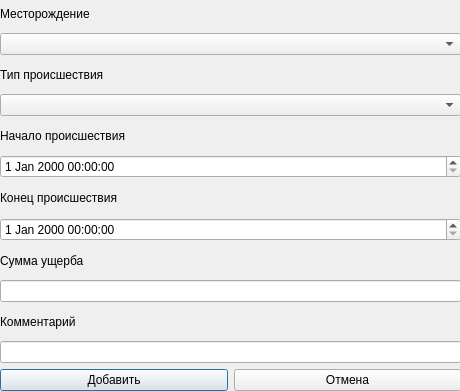
<?xml version="1.0" encoding="UTF-8"?>
<ui version="4.0">
 <class>Dialog</class>
 <widget class="QDialog" name="Dialog">
  <property name="geometry">
   <rect>
    <x>0</x>
    <y>0</y>
    <width>460</width>
    <height>391</height>
   </rect>
  </property>
  <property name="windowTitle">
   <string>Dialog</string>
  </property>
  <widget class="QWidget" name="layoutWidget">
   <property name="geometry">
    <rect>
     <x>0</x>
     <y>0</y>
     <width>461</width>
     <height>391</height>
    </rect>
   </property>
   <layout class="QGridLayout" name="gridLayout">
    <item row="0" column="0">
     <widget class="QLabel" name="label">
      <property name="text">
       <string>Месторождение</string>
      </property>
     </widget>
    </item>
    <item row="6" column="0">
     <widget class="QLabel" name="label_4">
      <property name="text">
       <string>Конец происшествия</string>
      </property>
     </widget>
    </item>
    <item row="7" column="0" colspan="2">
     <widget class="QDateTimeEdit" name="timeUntil"/>
    </item>
    <item row="12" column="0">
     <widget class="QPushButton" name="btnAdd">
      <property name="text">
       <string>Добавить</string>
      </property>
     </widget>
    </item>
    <item row="3" column="0" colspan="2">
     <widget class="QComboBox" name="cmbType"/>
    </item>
    <item row="10" column="0">
     <widget class="QLabel" name="label_6">
      <property name="text">
       <string>Комментарий</string>
      </property>
     </widget>
    </item>
    <item row="1" column="0" colspan="2">
     <widget class="QComboBox" name="cmbDeposit"/>
    </item>
    <item row="2" column="0">
     <widget class="QLabel" name="label_2">
      <property name="text">
       <string>Тип происшествия</string>
      </property>
     </widget>
    </item>
    <item row="12" column="1">
     <widget class="QPushButton" name="btnCancel">
      <property name="text">
       <string>Отмена</string>
      </property>
     </widget>
    </item>
    <item row="8" column="0">
     <widget class="QLabel" name="label_5">
      <property name="text">
       <string>Сумма ущерба</string>
      </property>
     </widget>
    </item>
    <item row="4" column="0">
     <widget class="QLabel" name="label_3">
      <property name="text">
       <string>Начало происшествия</string>
      </property>
     </widget>
    </item>
    <item row="9" column="0" colspan="2">
     <widget class="QLineEdit" name="txtInjured"/>
    </item>
    <item row="5" column="0" colspan="2">
     <widget class="QDateTimeEdit" name="timeSince"/>
    </item>
    <item row="11" column="0" colspan="2">
     <widget class="QLineEdit" name="txtComment"/>
    </item>
   </layout>
  </widget>
 </widget>
 <resources/>
 <connections/>
</ui>
